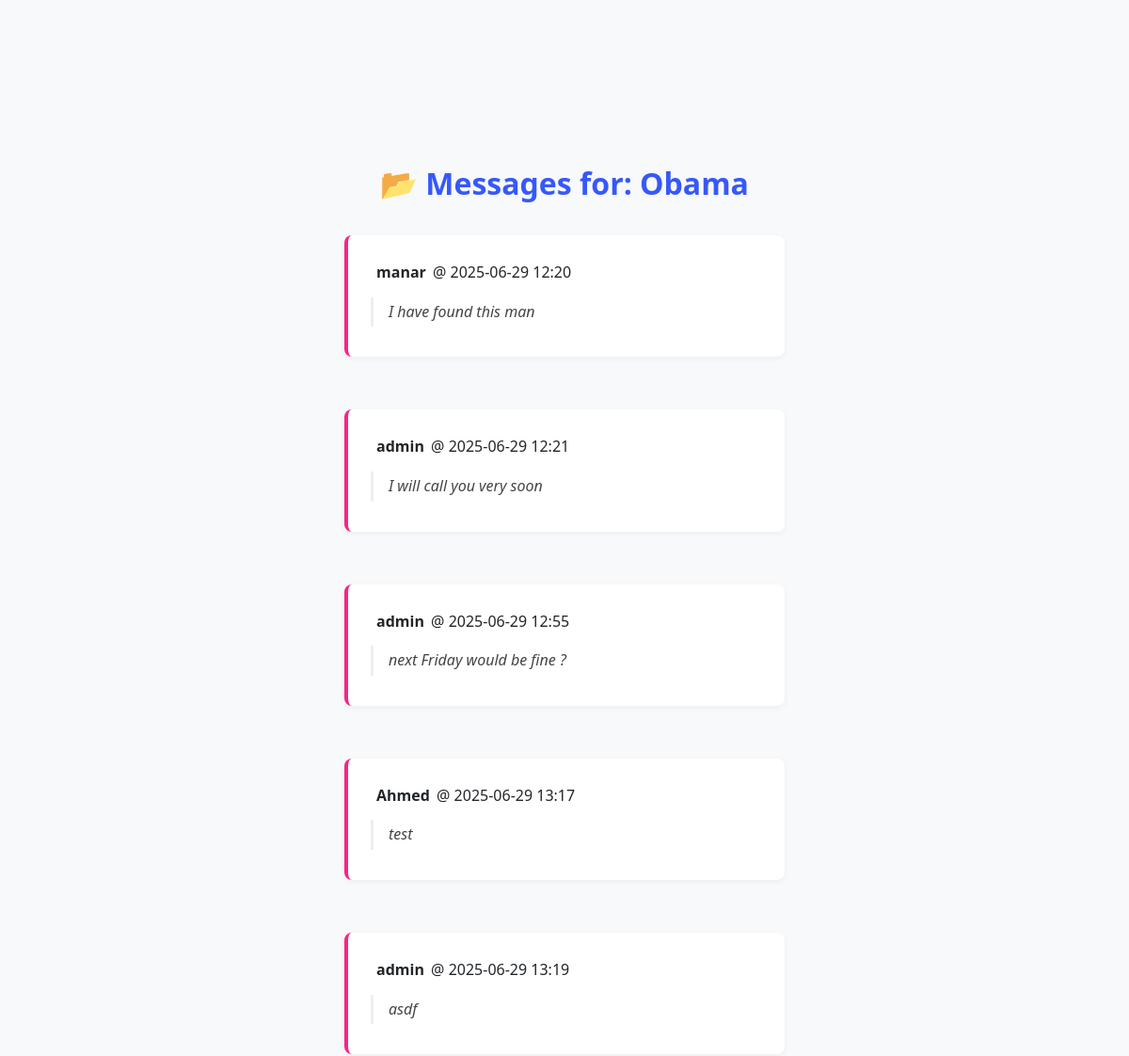
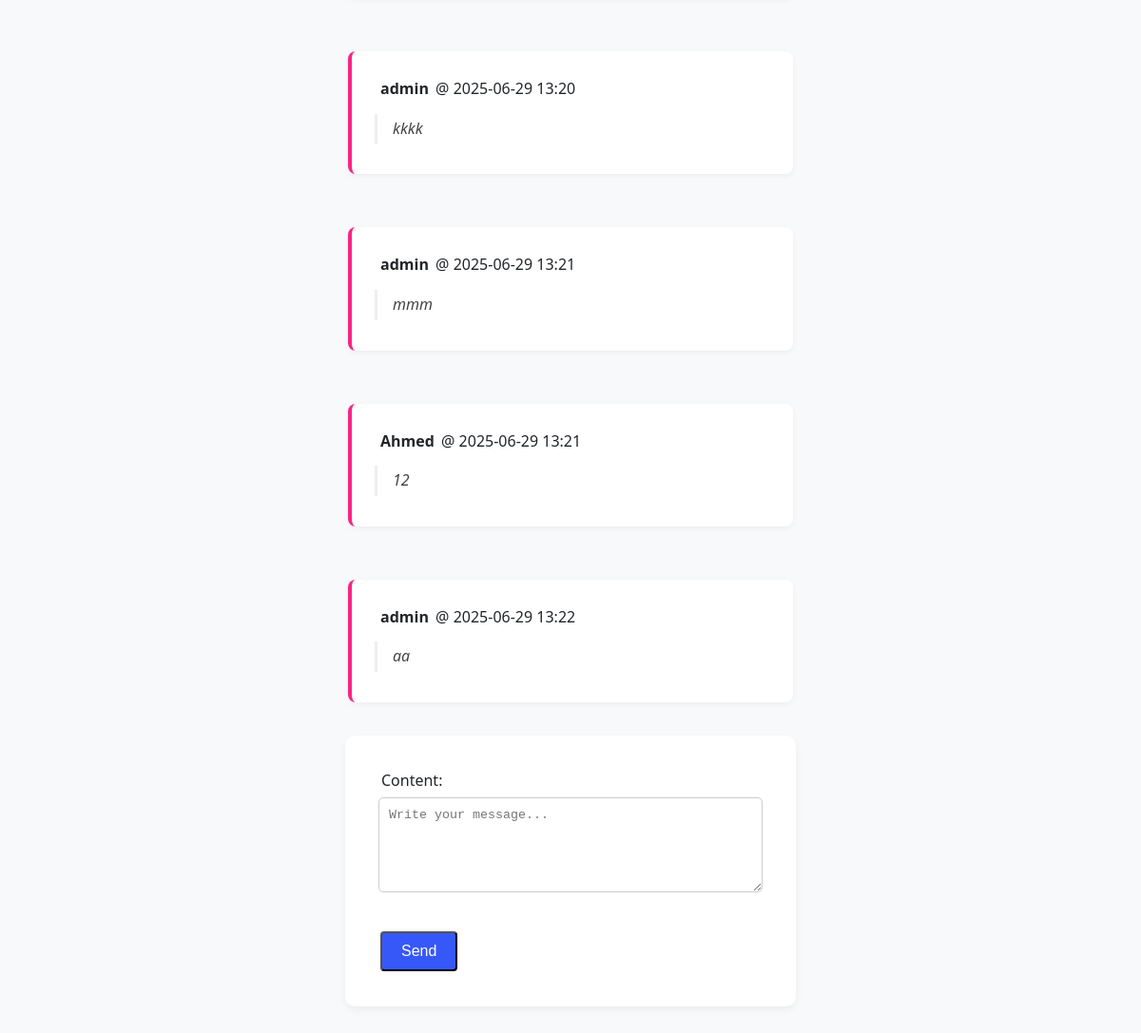
The page /messages/report/a10a7491-0815-4005-84b0-4e7b491dd83c/ (signed in) on the database its author committed (2 pictures, top to bottom).
### core/models.py (models this page shows, shortened)
class MissingPersonReport(models.Model):
    STATUS_CHOICES = [
        ('pending', 'Pending'),
        ('active', 'Active'),
        ('found', 'Found'),
        ('deleted', 'Deleted'),
    ]
    id = models.UUIDField(primary_key=True, default=uuid.uuid4, editable=False)
    user = models.ForeignKey(User, on_delete=models.CASCADE, related_name='reports')
    name = models.CharField(max_length=255)
    national_id = models.CharField(
        max_length=20,
        unique=True,
        validators=[
            MinLengthValidator(8),
            MaxLengthValidator(20)
        ],
        help_text="National identification number (8-20 characters)",
        null=True,
        blank=True  # Only if national ID might be unknown
    )
    face_encoding = models.TextField(null=True, blank=True)  # Stores face vector
    description = models.TextField()
    age = models.PositiveIntegerField()
    last_seen_location = models.CharField(max_length=255)
    image = models.ImageField(upload_to='reports/', null=True, blank=True)
    status = models.CharField(max_length=10, choices=STATUS_CHOICES, default='pending')
    created_at = models.DateTimeField(auto_now_add=True)
    class Meta:
        indexes = [
            models.Index(fields=["last_seen_location", "age", "created_at"]),
        ]
        constraints = [
            models.UniqueConstraint(
                fields=["national_id"],
                name="unique_national_id",
                condition=models.Q(national_id__isnull=False)
            ),
        ]

class ReportMessage(models.Model):
    id = models.UUIDField(primary_key=True, default=uuid.uuid4, editable=False)
    report = models.ForeignKey(MissingPersonReport, on_delete=models.CASCADE, related_name='messages')
    sender = models.ForeignKey(User, on_delete=models.CASCADE, related_name='sent_messages')
    recipient = models.ForeignKey(User, on_delete=models.CASCADE, related_name='received_messages', null=True, blank=True)
    content = models.TextField()
    sent_at = models.DateTimeField(auto_now_add=True)
    is_read = models.BooleanField(default=False)

class User(AbstractUser):
    id = models.UUIDField(primary_key=True, default=uuid.uuid4, editable=False)
    email = models.EmailField(unique=True)
    is_admin = models.BooleanField(default=False)

### core/views.py (the view)
# urls.py: path('messages/report/<uuid:report_id>/', views.message_thread, name='message_thread'),
@login_required
def message_thread(request, report_id):
    report = get_object_or_404(MissingPersonReport, id=report_id)
    messages_thread = ReportMessage.objects.filter(report=report).order_by('sent_at')
    ReportMessage.objects.filter(
    report=report,
    recipient=request.user,
    is_read=False
    ).update(is_read=True)
    if request.method == 'POST':
        form = ReportMessageForm(request.POST)
        if form.is_valid():
            msg = form.save(commit=False)
            msg.report = report
            msg.sender = request.user
            if request.user == report.user:
                last_msg = messages_thread.last()
                msg.recipient = last_msg.sender if last_msg else None  # fallback if thread is broken
            else:
                msg.recipient = report.user
            msg.save()
            send_mail(
                f"📨 Reply regarding report {report.name}",
                f"{request.user.username} replied: {msg.content}",
                "noreply@trovalo.local",
                [msg.recipient.email],
                fail_silently=True
            )
            return redirect('message_thread', report_id=report.id)
    else:
        form = ReportMessageForm()
    return render(request, 'core/message_thread.html', {
        'report': report,
        'messages': messages_thread,
        'form': form,
    })

### core/forms.py
class ReportMessageForm(forms.ModelForm):
    class Meta:
        model = ReportMessage
        fields = ['content']
        widgets = {
            'content': forms.Textarea(attrs={'rows': 3, 'placeholder': 'Write your message...'}),
        }

### core/templates/core/message_thread.html (shortened to what this page needs)
{% extends "core/base.html" %}
{% block content %}
  <h2 class="inbox-title">📂 Messages for: {{ report.name }}</h2>
  <div class="message-list">
    {% for msg in messages %}
      <div class="message-card">
        <p><strong>{{ msg.sender.username }}</strong> @ {{ msg.sent_at|date:"Y-m-d H:i" }}</p>
        <blockquote>{{ msg.content }}</blockquote>
      </div>
    {% empty %}
      <p class="no-messages">No messages in this thread yet.</p>
    {% endfor %}
  </div>
  <form method="post" class="form-card">
    {{ form.as_p }}
    <button type="submit" class="btn btn-primary">Send</button>
  </form>
{% endblock %}

### core/static/css/styles.css (style rules this page uses)
* { margin: 0; padding: 3px; box-sizing: border-box; }
:root { --primary: #3758f9; --secondary: #2845cb; --accent: #f72585; --light: #f8f9fa; --dark: #212529; --success: #4cc9f0; }
body { font-family: 'Segoe UI', system-ui, sans-serif; line-height: 1.6; max-width: 800px; margin: 0 auto; padding: 10rem; color: var(--dark); background-color: var(--light); }
h1, h2, h3, h4 { color: #2d6cac; margin-bottom: 10px; }
p { margin-bottom: 10px; }
.btn { display: inline-block; padding: 10px 20px; margin: 5px 5px; background: var(--primary); color: white; text-decoration: none; border-radius: 4px; font-size: 16px; cursor: pointer; transition: all 0.3s ease; text-align: center; }
.btn-primary { background-color: var(--primary); }
input[type="text"], input[type="email"], input[type="password"], textarea, select, input[type="file"] { width: 100%; padding: 10px; margin-top: 5px; margin-bottom: 15px; border: 1px solid #ccc; border-radius: 5px; box-sizing: border-box; background: white; }
textarea { resize: vertical; min-height: 100px; }
.form-card { background: white; padding: 2rem; border-radius: 10px; box-shadow: 0 4px 8px rgba(0,0,0,0.05); max-width: 600px; margin: 0 auto; width: 100%; }
.card, .report-card, .thread-card, .message-card { background: white; border-radius: 8px; box-shadow: 0 2px 6px rgba(0,0,0,0.05); padding: 1.5rem; margin-bottom: 2rem; }
.message-card { border-left: 4px solid var(--accent); }
.message-card blockquote, .thread-card blockquote { margin: 0.5rem 0; padding-left: 1rem; border-left: 3px solid #eee; font-style: italic; color: #444; }
.inbox-title, .moderation-title { text-align: center; font-size: 2rem; margin-bottom: 1.5rem; color: var(--primary); }
.message-list, .thread-list { display: flex; flex-direction: column; gap: 1.5rem; }

### rows shown on the page
MissingPersonReport: name "Obama"
ReportMessage: sender.username "manar", sent_at "2025-06-29 12:20", content "I have found this man"
ReportMessage: sender.username "admin", sent_at "2025-06-29 12:21", content "I will call you very soon"
ReportMessage: sender.username "admin", sent_at "2025-06-29 12:55", content "next Friday would be fine ?"
ReportMessage: sender.username "Ahmed", sent_at "2025-06-29 13:17", content "test"
ReportMessage: sender.username "admin", sent_at "2025-06-29 13:19", content "asdf"
ReportMessage: sender.username "admin", sent_at "2025-06-29 13:20", content "kkkk"
ReportMessage: sender.username "admin", sent_at "2025-06-29 13:21", content "mmm"
ReportMessage: sender.username "Ahmed", sent_at "2025-06-29 13:21", content "12"
ReportMessage: sender.username "admin", sent_at "2025-06-29 13:22", content "aa"
